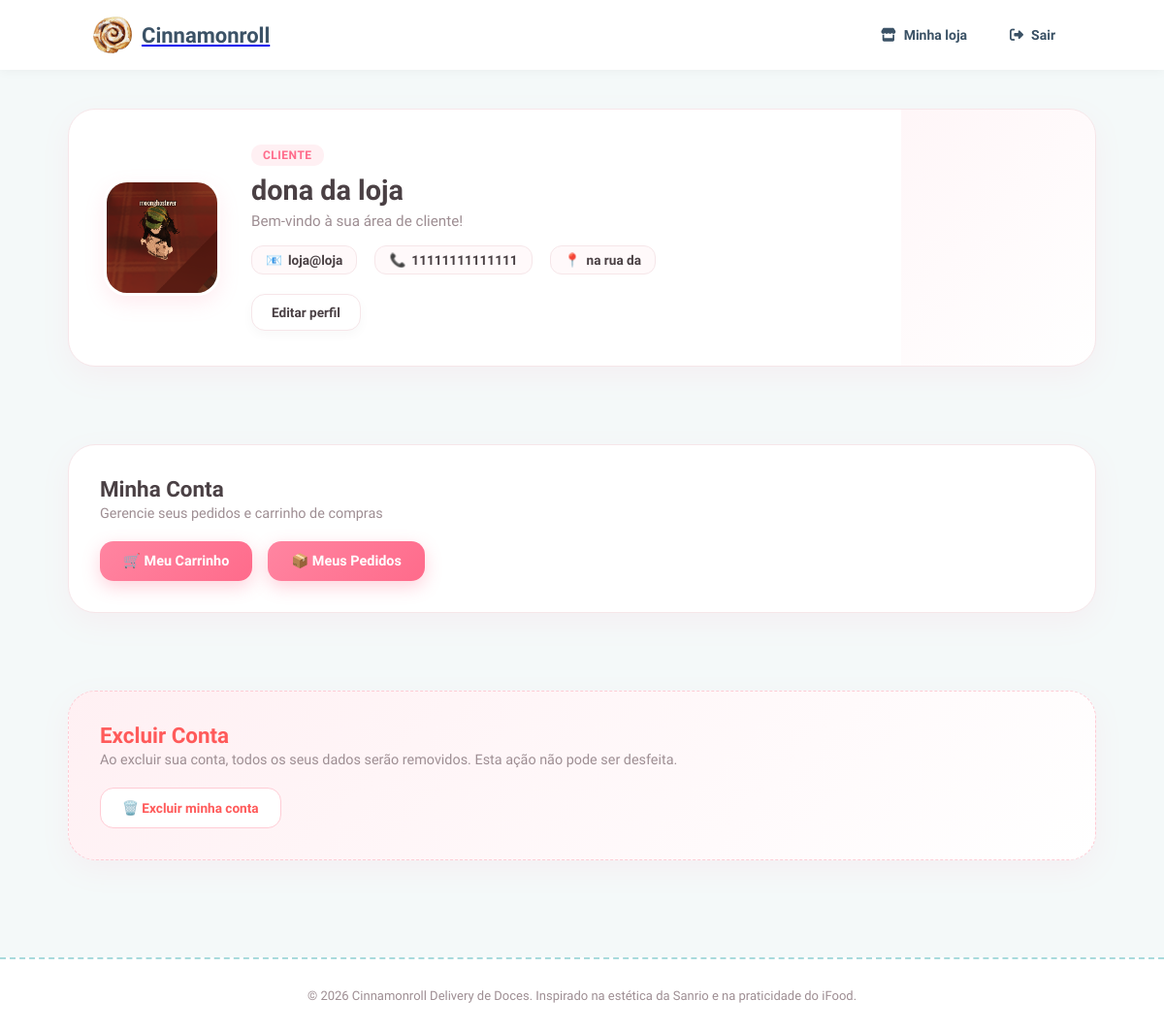
Screenshot of /perfilCliente/ (signed in) with the database file from the repository.
### core/models.py (models this page shows, shortened)
class Perfil(models.Model):
    TIPO_USUARIO = (
        ("CLIENTE", "Cliente"),
        ("VENDEDOR", "Vendedor"),
        ("ADMINISTRADOR", "Admin"),
    )
    usuario = models.OneToOneField(
        User,
        on_delete=models.CASCADE,
        related_name="perfil"
    )
    tipo = models.CharField(max_length=13, choices=TIPO_USUARIO)
    telefone = models.CharField(max_length=20, blank=True)
    endereco = models.CharField(max_length=255, blank=True)
    nome_loja = models.CharField(max_length=100, blank=True)
    descricao_loja = models.TextField(blank=True)
    foto = models.ImageField(upload_to="lojas/", blank=True, null=True)

### core/views.py (the view)
# urls.py: path('perfilCliente/', perfilCliente, name='perfilCliente'),
@login_required
def perfilCliente(request):
    perfil = request.user.perfil
    return render(request, 'core/perfilCliente.html', {
        'perfil': perfil
    })

### core/templates/core/perfilCliente.html (shortened to what this page needs)
{% extends 'core/base.html' %}
{% load static %}
{% block head %}
<link rel="stylesheet" href="{% static 'forms.css' %}">
<link rel="stylesheet" href="{% static 'perfis.css' %}?v=2.0">
{% endblock %}
{% block content %}
<div class="perfil-cliente">
    <section class="cliente-cabecalho">
        <div class="cliente-foto">
            {% if perfil.foto %}
                <img src="{{ perfil.foto.url }}" alt="Foto do perfil">
            {% else %}
                <div class="cliente-foto-vazia"></div>
            {% endif %}
        </div>
        <div class="cliente-informacoes">
            <span class="tipo-conta">Cliente</span>
            <h1>
                {% if perfil.usuario.first_name %}
                    {{ perfil.usuario.first_name }}
                {% else %}
                    Meu Perfil
                {% endif %}
            </h1>
            <p class="descricao-cliente">Bem-vindo à sua área de cliente!</p>
            <div class="informacoes-contato">
                <div>
                    📧 <span>{{ perfil.usuario.email }}</span>
                </div>
                {% if perfil.telefone %}
                    <div>
                        📞 <span>{{ perfil.telefone }}</span>
                    </div>
                {% endif %}
                {% if perfil.endereco %}
                    <div>
                        📍 <span>{{ perfil.endereco }}</span>
                    </div>
                {% endif %}
            </div>
            <a href="{% url 'editar_perfil_cliente' %}" class="botao-editar">
    Editar perfil
</a>
        </div>
    </section>
    <section class="cliente-secao">
        <div class="secao-cabecalho">
            <h2>Minha Conta</h2>
            <p>Gerencie seus pedidos e carrinho de compras</p>
        </div>
        <div class="botoes-grid">
            <a href="{% url 'carrinho' %}" class="botao-acao">
                🛒 Meu Carrinho
            </a>
            <a href="#" class="botao-acao">
                📦 Meus Pedidos
            </a>
        </div>
    </section>
    <section class="cliente-secao zona-perigo">
        <div class="secao-cabecalho">
            <h2>Excluir Conta</h2>
            <p>Ao excluir sua conta, todos os seus dados serão removidos. Esta ação não pode ser desfeita.</p>
        </div>
        <form method="POST" action="{% url 'excluir_perfil' %}">
            <button type="submit" class="botao-excluir">
                🗑️ Excluir minha conta
            </button>
        </form>
    </section>
</div>
{% endblock %}

### static/style.css (style rules this page uses)
:root { --primary-blue: #a8dadc; --light-blue: #f4f9f9; --accent-pink: #ff94b9; --soft-pink-bg: #fff0f5; --soft-yellow: #fff3bf; --text-color: #3b5266; --text-muted: #7890a8; --white: #ffffff; --gray-bg: #f4f6f8; --border-color: #eef2f6; --shadow-soft: 0 4px 16px rgba(168, 218, 220, 0.15); --border-radius-lg: 20px; --border-radius-sm: 14px; }
* { margin: 0; padding: 0; box-sizing: border-box; font-family: 'Quicksand', sans-serif; }
body { background-color: var(--light-blue); color: var(--text-color); }
section { margin-bottom: 40px; }

### static/perfis.css (style rules this page uses)
:root { --primary: #FF85A1; --primary-hover: #FF6B8B; --bg-light: #FFF9FA; --card-bg: #FFFFFF; --text-main: #4A4044; --text-muted: #9E8E93; --accent-green: #4EBA8A; --border-soft: #F6E6E9; --shadow-soft: 0 10px 30px rgba(255, 133, 161, 0.08); }
.tipo-conta { background: #FFF0F3; color: var(--primary-hover); font-size: 0.75rem; font-weight: 800; padding: 4px 12px; border-radius: 10px; text-transform: uppercase; letter-spacing: 0.5px; margin-bottom: 8px; }
.informacoes-contato { display: flex; flex-wrap: wrap; gap: 18px; margin-bottom: 20px; font-size: 0.85rem; color: var(--text-main); font-weight: 600; }
.informacoes-contato div { display: flex; align-items: center; gap: 6px; background: var(--bg-light); padding: 6px 14px; border-radius: 12px; border: 1px solid var(--border-soft); }
.botao-editar { display: inline-flex; align-items: center; gap: 8px; background: #FFFFFF; color: var(--text-main); border: 1.5px solid var(--border-soft); padding: 10px 20px; border-radius: 14px; font-size: 0.85rem; font-weight: 700; text-decoration: none; box-shadow: 0 4px 12px rgba(0, 0, 0, 0.03); transition: all 0.2s ease; }
:root { --primary: #FF85A1; --primary-hover: #FF6B8B; --bg-light: #FFF9FA; --card-bg: #FFFFFF; --text-main: #4A4044; --text-muted: #9E8E93; --danger: #FF5A5A; --danger-hover: #E04343; --border-soft: #F6E6E9; --shadow-soft: 0 10px 30px rgba(255, 133, 161, 0.08); }
.perfil-cliente { max-width: 1100px; margin: 40px auto; padding: 0 20px; font-family: 'Plus Jakarta Sans', 'Quicksand', -apple-system, sans-serif; color: var(--text-main); display: flex; flex-direction: column; gap: 40px; }
.cliente-cabecalho { background: var(--card-bg); border-radius: 28px; padding: 36px; display: flex; align-items: center; gap: 32px; border: 1px solid var(--border-soft); box-shadow: var(--shadow-soft); position: relative; overflow: hidden; }
.cliente-cabecalho::before { content: ''; position: absolute; top: 0; right: 0; width: 200px; height: 100%; background: linear-gradient(135deg, rgba(255, 240, 243, 0.6) 0%, rgba(255, 255, 255, 0) 100%); pointer-events: none; }
.cliente-foto { width: 120px; height: 120px; border-radius: 24px; overflow: hidden; flex-shrink: 0; box-shadow: 0 8px 20px rgba(255, 133, 161, 0.15); border: 3px solid #FFFFFF; }
.cliente-foto img { width: 100%; height: 100%; object-fit: cover; }
.cliente-informacoes { flex: 1; display: flex; flex-direction: column; align-items: flex-start; }
.cliente-informacoes h1 { font-size: 1.8rem; font-weight: 800; color: var(--text-main); margin-bottom: 6px; }
.descricao-cliente { font-size: 0.95rem; color: var(--text-muted); margin-bottom: 16px; }
.cliente-secao { background: var(--card-bg); border-radius: 28px; padding: 32px; border: 1px solid var(--border-soft); box-shadow: var(--shadow-soft); }
.secao-cabecalho h2 { font-size: 1.4rem; font-weight: 800; color: var(--text-main); margin-bottom: 4px; }
.secao-cabecalho p { font-size: 0.9rem; color: var(--text-muted); margin-bottom: 20px; }
.botoes-grid { display: flex; gap: 16px; flex-wrap: wrap; }
.botao-acao { background: linear-gradient(135deg, var(--primary), var(--primary-hover)); color: #FFFFFF; padding: 12px 24px; border-radius: 14px; font-size: 0.9rem; font-weight: 700; text-decoration: none; box-shadow: 0 6px 18px rgba(255, 107, 139, 0.3); transition: all 0.25s ease; display: inline-flex; align-items: center; }
.zona-perigo { border: 1px dashed #FFCCD5; background: linear-gradient(135deg, #FFF0F3 0%, #FFFFFF 100%); }
.zona-perigo h2 { color: var(--danger); }
.botao-excluir { background: #FFFFFF; color: var(--danger); border: 1.5px solid #FFCCD5; padding: 12px 22px; border-radius: 14px; font-size: 0.85rem; font-weight: 700; cursor: pointer; transition: all 0.2s ease; }

### rows the page displays
Perfil: foto (picture), usuario.first_name "dona da loja", usuario.email "loja@loja", telefone "11111111111111", endereco "na rua da"
